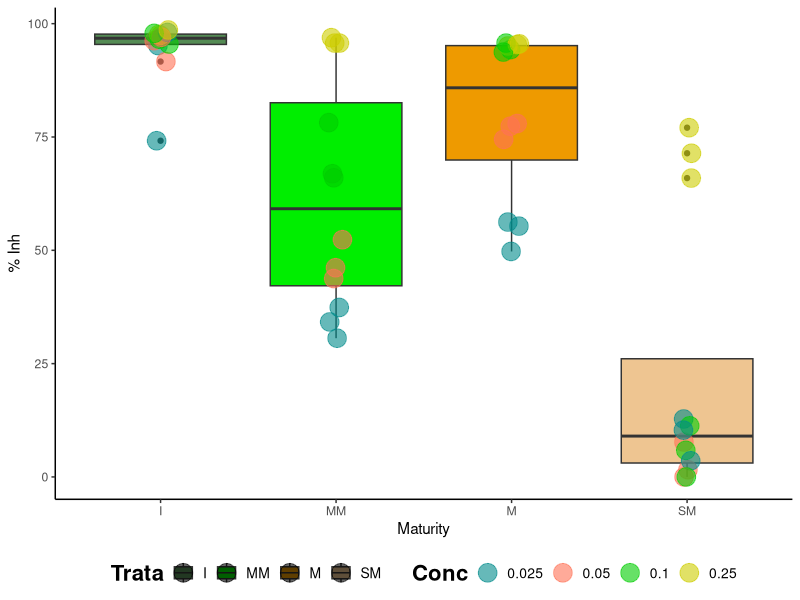
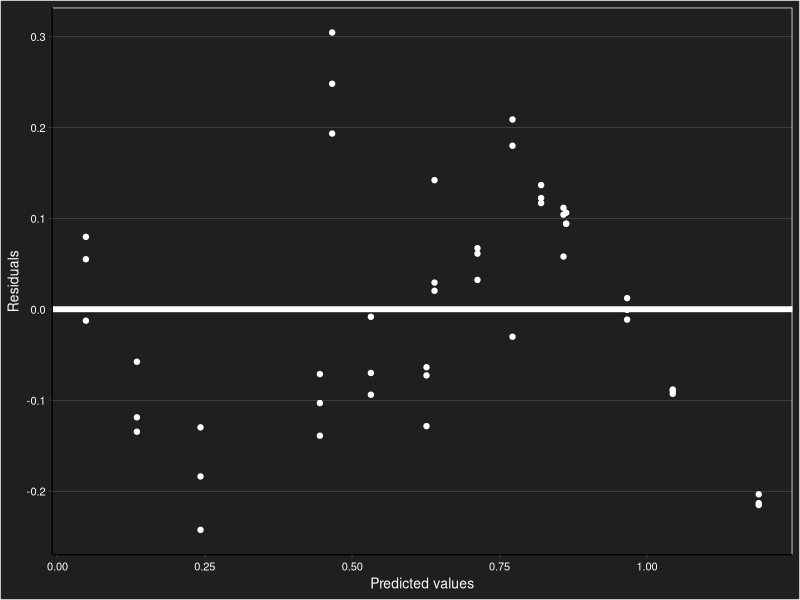
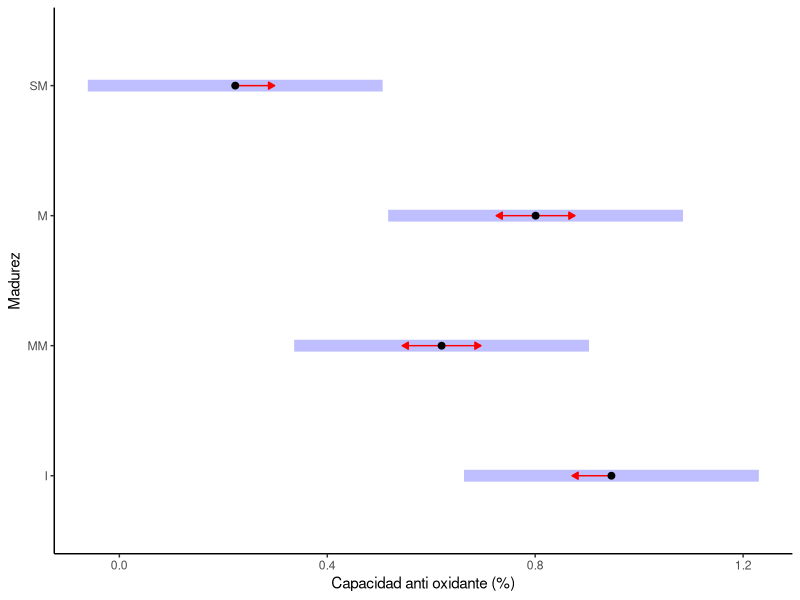
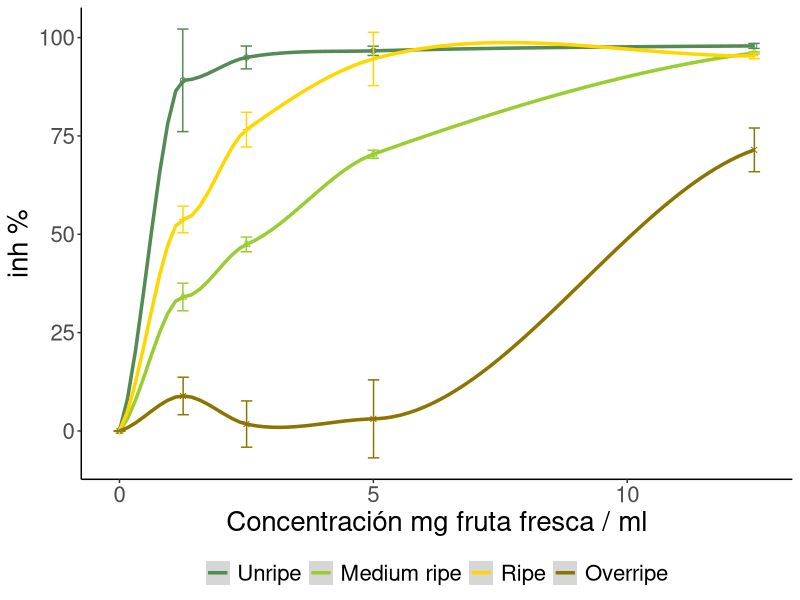
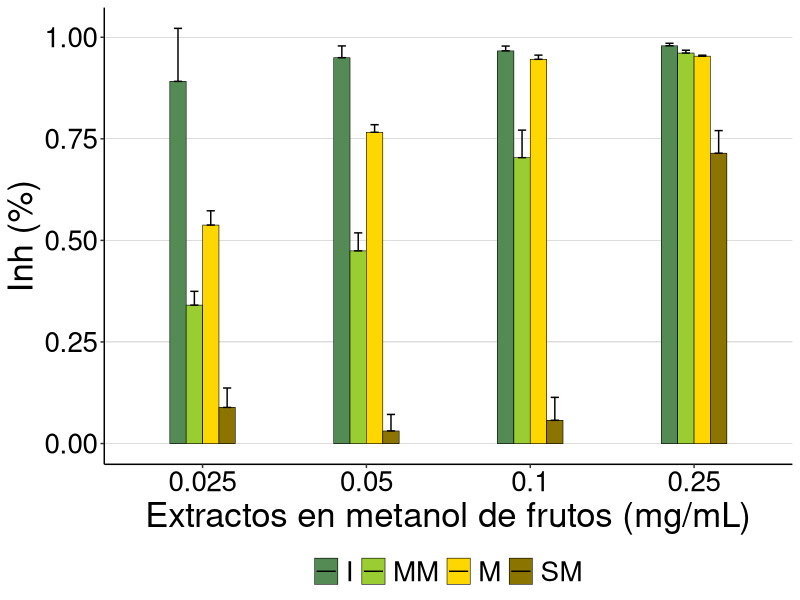

These figures' R source, in order:
## ---- chunk 1
knitr::opts_chunk$set(warning = FALSE, message = FALSE, echo = FALSE)

library(readxl)
Datos0 <- read_excel("database.xlsx", sheet = "mad_aaox")
Datos0$Muestra<-factor(Datos0$Muestra)
Datos0$Conc<-factor(Datos0$Conc)
Datos0$Trata<-factor(Datos0$Trata,levels=c("I","MM", "M","SM"))

## ---- chunk 2
knitr::opts_chunk$set(warning = FALSE, message = FALSE, echo = FALSE)

library(dplyr)
tabla_aao <- Datos0 %>% 
  dplyr::group_by(Trata) %>% 
  dplyr::summarise(n=n(),
                   Mean = mean(In),
                   sd = sd(In))

library(knitr)
kable(tabla_aao, format = "markdown")

## ---- chunk 3
knitr::opts_chunk$set(warning = FALSE, message = FALSE, echo = FALSE)

library(ggplot2)
colores<-c("palegreen4","green2","orange2","burlywood2")
box <- ggplot(Datos0, aes(x=Datos0$Trata, y=Datos0$In, fill=Trata)) +
  geom_boxplot(aes())+
  theme_classic()+
  geom_jitter(alpha=0.6, size=6,aes(color=Conc), position = position_jitter(width = .05))+
  scale_fill_manual(values = colores)+
  scale_color_manual(values = c("cyan4", "coral1","green3","yellow3"))+
  theme(legend.position="bottom", legend.text=element_text(size = 10),
        legend.title = element_text(size=16, face="bold")) +
  ylab("% Inh")+xlab("Maturity")
box

## ---- chunk 4
knitr::opts_chunk$set(warning = FALSE, message = FALSE, echo = FALSE)

Datos0$In <- Datos0$In/100

library(lme4)
maoo<-lmer(In~Trata + (1|Conc), data=Datos0)

# library(glmmTMB)
# maoo <- glmmTMB(In ~ Trata + (1|Conc), family = beta_family(), data = Datos0)

## ---- chunk 5
knitr::opts_chunk$set(warning = FALSE, message = FALSE, echo = FALSE)

maoo_ajustado <- as.data.frame(cbind(
  "residuos" = residuals(maoo),
  "predichos" = predict(maoo)))

HV_maoo<-ggplot(maoo_ajustado) +
  aes(predichos, residuos) +
  geom_hline(yintercept = 0, colour="white", size=2) +
  geom_point(colour="white")+
  theme_classic()+
  labs(y="Residuals", x="Predicted values")+
  theme(legend.position = "bottom", legend.background = element_rect(fill = "gray12"))+
  theme(panel.grid.major.y = element_line(size=0.05, color='white'))+
  theme(panel.grid.major.x = element_blank())+
  theme(text = element_text(size=10, color='white'))+
  theme(axis.text = element_text(color='white'))+
  theme(plot.background = element_rect(fill = "gray12"))+
  theme(panel.background = element_rect(fill = "gray12", color = "white"))
HV_maoo

## ---- chunk 6
knitr::opts_chunk$set(warning = FALSE, message = FALSE, echo = FALSE)

library(car)
Anova(maoo, test.statistic=c("Chisq"))

## ---- chunk 7
knitr::opts_chunk$set(warning = FALSE, message = FALSE, echo = FALSE)

library(emmeans)
Comp2<-emmeans(maoo, pairwise ~ Trata) #Tukey por default  
Comp2
plot(Comp2, comparisons = TRUE) + theme_classic() + 
  labs(x = "Capacidad anti oxidante (%)", y ="Madurez" )

## ---- chunk 8
knitr::opts_chunk$set(warning = FALSE, message = FALSE, echo = FALSE)


## ---- chunk 9
knitr::opts_chunk$set(warning = FALSE, message = FALSE, echo = FALSE)

data<-read.delim("tablaAAO.txt")
data$T<-as.factor(data$T)
data$T<-factor(data$T,levels=c("Unripe", "Medium ripe","Ripe", "Overripe"))
colores<-c("palegreen4", "yellowgreen", "gold", "gold4")
Taao<-ggplot(data=data, aes(Conc, inh, color=data$T)) +
  geom_point(lwd=5, show.legend = FALSE, shape=data$T) +
  (scale_color_manual(values = colores)) +
  geom_smooth(method="loess", lwd=1.2) + labs(y="inh %", x="Concentración mg fruta fresca / ml") +
  geom_errorbar(aes(ymin=inh-DS, ymax=inh+DS), width=.9, position=position_dodge(.01))+
  theme_classic()+
  theme(legend.title=element_blank())+
  theme(legend.position = c(0.85, 0.25),
        legend.background = element_rect(fill = "white"))+
  theme(text = element_text(size=20))+
  theme(legend.position = "bottom")

Taao

## ---- chunk 10
knitr::opts_chunk$set(warning = FALSE, message = FALSE, echo = FALSE)

library(dplyr)
tabla_aao2 <- Datos0 %>%
  dplyr::group_by(Conc, Trata) %>%
  dplyr::summarise(n=n(),
                   Mean=mean(In),
                   sd=sd(In))

colores<-c("palegreen4", "yellowgreen", "gold", "gold4")

library(ggplot2)
gg_aao2<-ggplot(data=tabla_aao2, aes(x=Conc, y=Mean, fill=Trata, color=Trata)) +
  stat_summary(fun = "mean", size = .2, width = .4, geom = "bar",position=position_dodge(0.4))+
  geom_errorbar(aes(ymin= Mean-0, ymax=Mean+sd), width=.2, position=position_dodge(.4))+
  scale_fill_manual(values = colores)+
  scale_color_manual(values = c("black","black","black","black"))+
  theme_classic()+
  theme(legend.title=element_blank())+
  theme(legend.position = c(0.85, 0.25),
        legend.background = element_rect(fill = "white"))+
  theme(legend.position = "bottom")+
  theme(text = element_text(size = 25, color = 'black')) +
  theme(axis.text = element_text(color = 'black'))+
  theme(panel.grid.major.y = element_line(size=0.05, color='black'))+
  labs(y="Inh (%)", x="Extractos en metanol de frutos (mg/mL)")

gg_aao2
